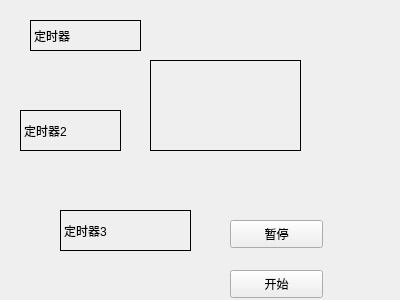
<?xml version="1.0" encoding="UTF-8"?>
<ui version="4.0">
 <class>Widget</class>
 <widget class="QWidget" name="Widget">
  <property name="geometry">
   <rect>
    <x>0</x>
    <y>0</y>
    <width>400</width>
    <height>300</height>
   </rect>
  </property>
  <property name="windowTitle">
   <string>Widget</string>
  </property>
  <widget class="MyLabel" name="label">
   <property name="geometry">
    <rect>
     <x>150</x>
     <y>60</y>
     <width>151</width>
     <height>91</height>
    </rect>
   </property>
   <property name="frameShape">
    <enum>QFrame::Box</enum>
   </property>
   <property name="text">
    <string/>
   </property>
  </widget>
  <widget class="QLabel" name="label_2">
   <property name="geometry">
    <rect>
     <x>30</x>
     <y>20</y>
     <width>111</width>
     <height>31</height>
    </rect>
   </property>
   <property name="frameShape">
    <enum>QFrame::Box</enum>
   </property>
   <property name="text">
    <string>定时器</string>
   </property>
  </widget>
  <widget class="QLabel" name="label_3">
   <property name="geometry">
    <rect>
     <x>20</x>
     <y>110</y>
     <width>101</width>
     <height>41</height>
    </rect>
   </property>
   <property name="frameShape">
    <enum>QFrame::Box</enum>
   </property>
   <property name="text">
    <string>定时器2</string>
   </property>
  </widget>
  <widget class="QLabel" name="label_4">
   <property name="geometry">
    <rect>
     <x>60</x>
     <y>210</y>
     <width>131</width>
     <height>41</height>
    </rect>
   </property>
   <property name="frameShape">
    <enum>QFrame::Box</enum>
   </property>
   <property name="text">
    <string>定时器3</string>
   </property>
  </widget>
  <widget class="QPushButton" name="pushButton">
   <property name="geometry">
    <rect>
     <x>230</x>
     <y>220</y>
     <width>93</width>
     <height>28</height>
    </rect>
   </property>
   <property name="text">
    <string>暂停</string>
   </property>
  </widget>
  <widget class="QPushButton" name="pushButton_2">
   <property name="geometry">
    <rect>
     <x>230</x>
     <y>270</y>
     <width>93</width>
     <height>28</height>
    </rect>
   </property>
   <property name="text">
    <string>开始</string>
   </property>
  </widget>
 </widget>
 <layoutdefault spacing="6" margin="11"/>
 <customwidgets>
  <customwidget>
   <class>MyLabel</class>
   <extends>QLabel</extends>
   <header location="global">mylabel.h</header>
  </customwidget>
 </customwidgets>
 <resources/>
 <connections/>
</ui>
